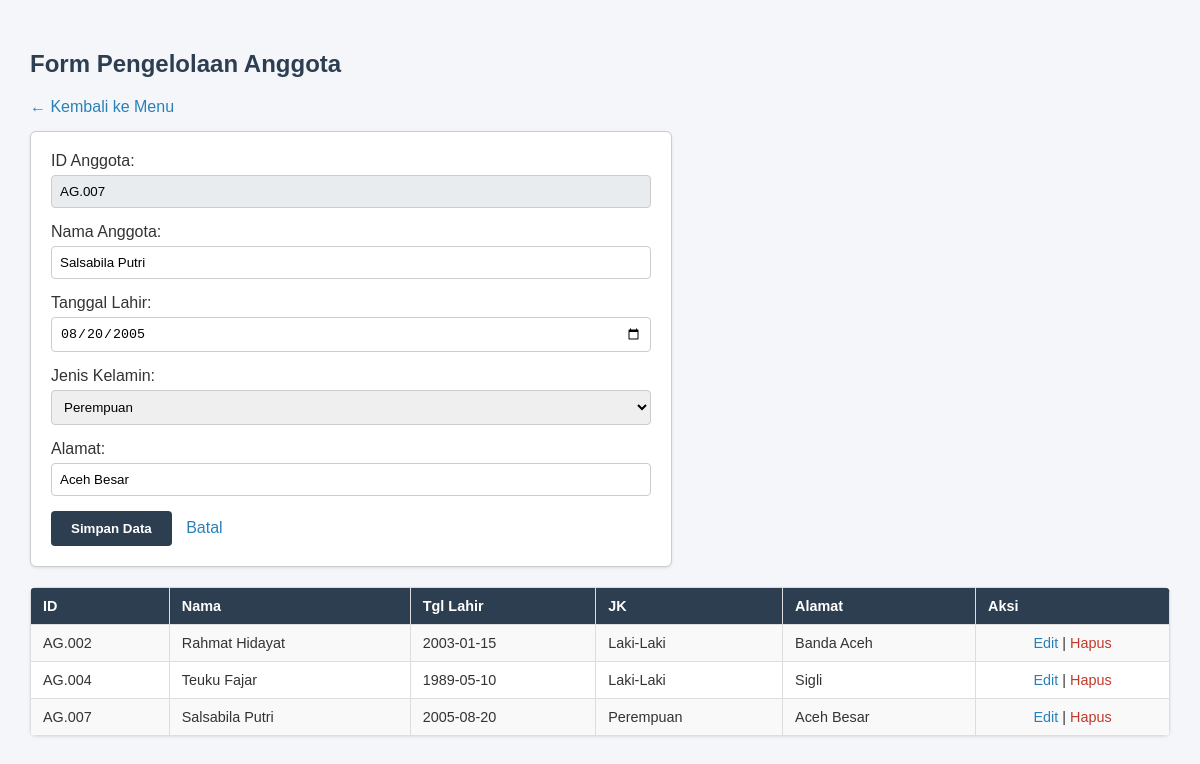
Screenshot of /anggota.php?edit=AG.007 with the database file from the repository.
### tables this page shows
CREATE TABLE Anggota (
    Anggota_ID VARCHAR(20) PRIMARY KEY,
    Nama_Anggota VARCHAR(100),
    Tanggal_Lahir_Anggota DATE,
    Jenis_Kelamin_Anggota VARCHAR(20),
    Alamat_Anggota TEXT
);

### anggota.php (the view, shortened to what this page needs)
<?php
include 'koneksi.php';
$edit = ['Anggota_ID'=>'', 'Nama_Anggota'=>'', 'Tanggal_Lahir_Anggota'=>'', 'Jenis_Kelamin_Anggota'=>'Laki-Laki', 'Alamat_Anggota'=>''];
if (isset($_GET['edit'])) {
    $q = mysqli_query($conn, "SELECT * FROM Anggota WHERE Anggota_ID='{$_GET['edit']}'");
    $edit = mysqli_fetch_assoc($q);
}
?>
<!DOCTYPE html>
<html>
<head>
    <link rel="stylesheet" href="style.css">
</head>
<body>
    <h2>Form Pengelolaan Anggota</h2>
    <a href="index.php" style="display: inline-block; margin-bottom: 15px;">&larr; Kembali ke Menu</a>
    <form method="POST">
        ID Anggota: <input type="text" name="Anggota_ID" value="<?= $edit['Anggota_ID'] ?>" required <?= isset($_GET['edit']) ? 'readonly style="background:#e9ecef;"' : '' ?>>
        Nama Anggota: <input type="text" name="Nama_Anggota" value="<?= $edit['Nama_Anggota'] ?>" required>
        Tanggal Lahir: <input type="date" name="Tanggal_Lahir_Anggota" value="<?= $edit['Tanggal_Lahir_Anggota'] ?>" required>
        Jenis Kelamin:
        <select name="Jenis_Kelamin_Anggota">
            <option value="Perempuan" <?= ($edit['Jenis_Kelamin_Anggota'] == 'Perempuan') ? 'selected' : '' ?>>Perempuan</option>
        </select>
        Alamat: <input type="text" name="Alamat_Anggota" value="<?= $edit['Alamat_Anggota'] ?>" required>
        <button type="submit" name="submit">Simpan Data</button>
        <a href="anggota.php" style="margin-left: 10px;">Batal</a>
    </form>
    <table>
        <tr><th>ID</th><th>Nama</th><th>Tgl Lahir</th><th>JK</th><th>Alamat</th><th>Aksi</th></tr>
        <?php
        $res = mysqli_query($conn, "SELECT * FROM Anggota");
        while ($r = mysqli_fetch_assoc($res)) {
            echo "<tr>
                <td>{$r['Anggota_ID']}</td>
                <td>{$r['Nama_Anggota']}</td>
                <td>{$r['Tanggal_Lahir_Anggota']}</td>
                <td>{$r['Jenis_Kelamin_Anggota']}</td>
                <td>{$r['Alamat_Anggota']}</td>
                <td style='text-align:center;'>
                    <a href='?edit={$r['Anggota_ID']}'>Edit</a> |
                    <a href='?hapus={$r['Anggota_ID']}' onclick='return confirm(\"Hapus data?\")' style='color: #c0392b;'>Hapus</a>
                </td>
            </tr>";
        }
        ?>
    </table>
</body>
</html>

### style.css (style rules this page uses)
body { font-family: Arial, sans-serif; background-color: #f4f6f9; color: #333333; padding: 30px; margin: 0; }
h2, h3 { color: #2c3e50; }
a { color: #2980b9; text-decoration: none; }
table { width: 100%; border-collapse: collapse; margin-top: 20px; background-color: #ffffff; border-radius: 6px; overflow: hidden; box-shadow: 0 1px 3px rgba(0,0,0,0.1); }
th, td { border: 1px solid #dddddd; padding: 10px 12px; text-align: left; font-size: 0.9rem; }
th { background-color: #2c3e50; color: #ffffff; }
tr:nth-child(even) { background-color: #f9f9f9; }
form { background: #ffffff; padding: 20px; border: 1px solid #cccccc; border-radius: 6px; max-width: 600px; box-shadow: 0 1px 3px rgba(0,0,0,0.1); }
input, select { width: 100%; padding: 8px; margin-top: 5px; margin-bottom: 15px; border: 1px solid #cccccc; border-radius: 4px; box-sizing: border-box; }
button { background-color: #2c3e50; color: white; border: none; padding: 10px 20px; border-radius: 4px; cursor: pointer; font-weight: bold; }

### rows the page displays
anggota: Anggota_ID "AG.007", Nama_Anggota "Salsabila Putri", Tanggal_Lahir_Anggota "08/20/2005", Jenis_Kelamin_Anggota "Perempuan", Alamat_Anggota "Aceh Besar", Tanggal_Lahir_Anggota "2005-08-20"
anggota: Anggota_ID "AG.002", Nama_Anggota "Rahmat Hidayat", Tanggal_Lahir_Anggota "2003-01-15", Jenis_Kelamin_Anggota "Laki-Laki", Alamat_Anggota "Banda Aceh"
anggota: Anggota_ID "AG.004", Nama_Anggota "Teuku Fajar", Tanggal_Lahir_Anggota "1989-05-10", Jenis_Kelamin_Anggota "Laki-Laki", Alamat_Anggota "Sigli"
